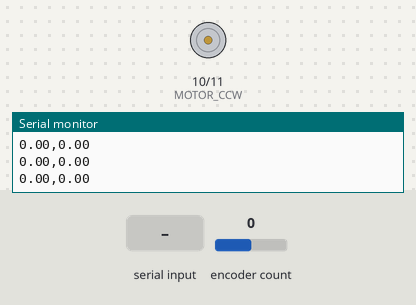
This sketch was run on a simulated Arduino Uno, built with avr-gcc and run on an emulated ATmega328P. Shown: motor-driver pin pairs drawn as motors (green arrow = first pin HIGH = forward, orange = second pin HIGH = backward, longer = more drive, scaled by the enable pin), the last lines printed to the serial monitor. The test bench sets the inputs (shaded band); at power-on: encoder count 0.

Above: at 1.2 s.
1.3 s: "1,90\n" received over Serial
At 4.1 s:
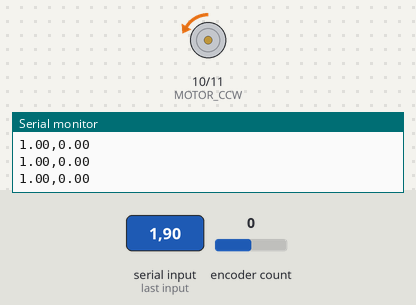
4.3 s: encoder count set to 1
At 4.8 s:
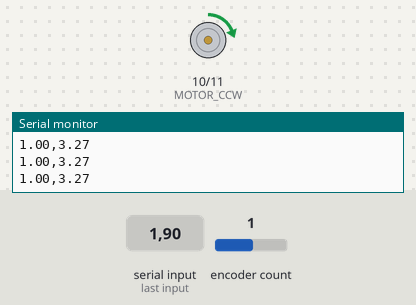
5.8 s: "1,90,45\n" received over Serial
At 8.0 s:
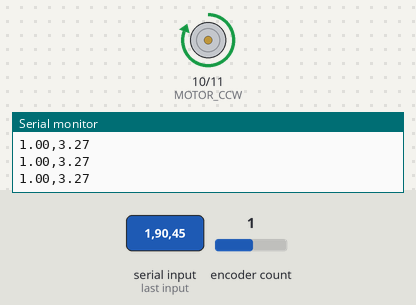
8.3 s: encoder count set to 0
At 9.2 s:
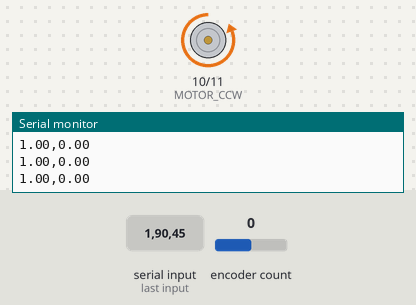
10.1 s: encoder count set to 4
At 11.1 s:
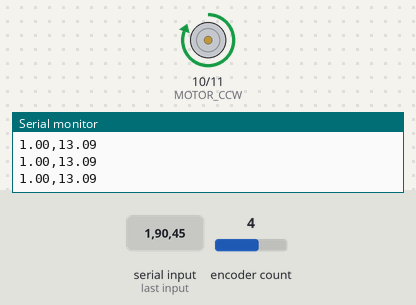
11.6 s: "1,90\n" received over Serial
At 14.6 s:
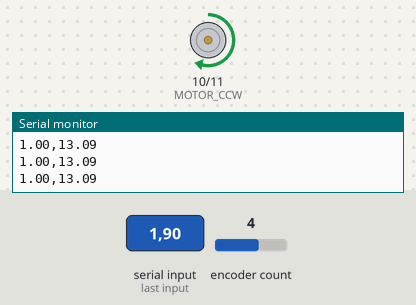
Timing chart, 0 to 15.6 s (numbered marks = the images above; inputs shaded):
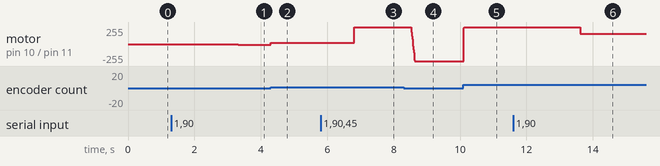

Measured:
- after the input at 1.3 s, motor on pin 10 (MOTOR_CCW) / pin 11 (MOTOR_CW): stopped → backward 9/255 after 2.0 s
- after the input at 4.3 s, motor on pin 10 (MOTOR_CCW) / pin 11 (MOTOR_CW): backward 9/255 → forward 20/255 at once
- after the input at 5.8 s, motor on pin 10 (MOTOR_CCW) / pin 11 (MOTOR_CW): forward 20/255 → forward 255/255 after 1.0 s
- after the input at 8.3 s, motor on pin 10 (MOTOR_CCW) / pin 11 (MOTOR_CW): moves from forward 255/255 to backward 255/255 over 0.11 s, starting after 0.22 s
- after the input at 10.1 s, motor on pin 10 (MOTOR_CCW) / pin 11 (MOTOR_CW): backward 255/255 → forward 255/255 at once
- after the input at 11.6 s, motor on pin 10 (MOTOR_CCW) / pin 11 (MOTOR_CW): forward 255/255 → forward 152/255 after 2.0 s

The sketch:

PID_GROUP_19.ino
```cpp
#include <Encoder.h>
#include <PIDController.h>

// הגדרות פינים
#define ENCODER_A 2
#define ENCODER_B 3
#define MOTOR_CW 11
#define MOTOR_CCW 10
#define EN_A 9

Encoder myEnc(ENCODER_B, ENCODER_A);
PIDController pid;

float target_deg = 0;
float current_deg = 0;

void setup() {
  Serial.begin(9600);

  pinMode(EN_A, OUTPUT);
  pinMode(MOTOR_CW, OUTPUT);
  pinMode(MOTOR_CCW, OUTPUT);

  pid.begin();
  pid.limit(-255, 255); // הגבלת פלט ה-PWM

  Serial.println("--- System Check ---");
  Serial.println("1. Hold pendulum straight UP.");
  Serial.println("2. Enter values in Serial Monitor as: Angle,Kp,Ki,Kd");
}

void loop() {
  // קריאת קלט מהמשתמש
  if (Serial.available() > 0) {
    target_deg = Serial.parseFloat();
    float p = Serial.parseFloat();
    float i = Serial.parseFloat();
    float d = Serial.parseFloat();

    // הגנה על זווית
    if (target_deg < -15 || target_deg > 15) {
      Serial.println("ERROR: Angle must be between -15 and 15!");
    } else {
      pid.setpoint(target_deg);
      pid.tune(p, i, d);
      Serial.print("Updated -> Target: "); Serial.print(target_deg);
      Serial.print(" Kp: "); Serial.print(p);
      Serial.print(" Ki: "); Serial.print(i);
      Serial.print(" Kd: "); Serial.println(d);
    }
  }
   if(Serial.available()) {
    Serial.read(); // ניקוי ה-buffer
   }

  // מדידת זווית (440 פולסים לסיבוב)
  long pulses = myEnc.read();
  current_deg = pulses * 360.0 / 440.0;

  // חישוב הבקרה
  int motor_pwm = pid.compute(current_deg);

  // הפעלת המנוע וכיוון
  if (motor_pwm > 0) {
    digitalWrite(MOTOR_CW, HIGH);
    digitalWrite(MOTOR_CCW, LOW);
  } else {
    digitalWrite(MOTOR_CW, LOW);
    digitalWrite(MOTOR_CCW, HIGH);
  }
  analogWrite(EN_A, abs(motor_pwm));

  // הדפסה ל-Serial Plotter
  Serial.print(target_deg); Serial.print(",");
  Serial.println(current_deg);

  delay(10);
}
```
